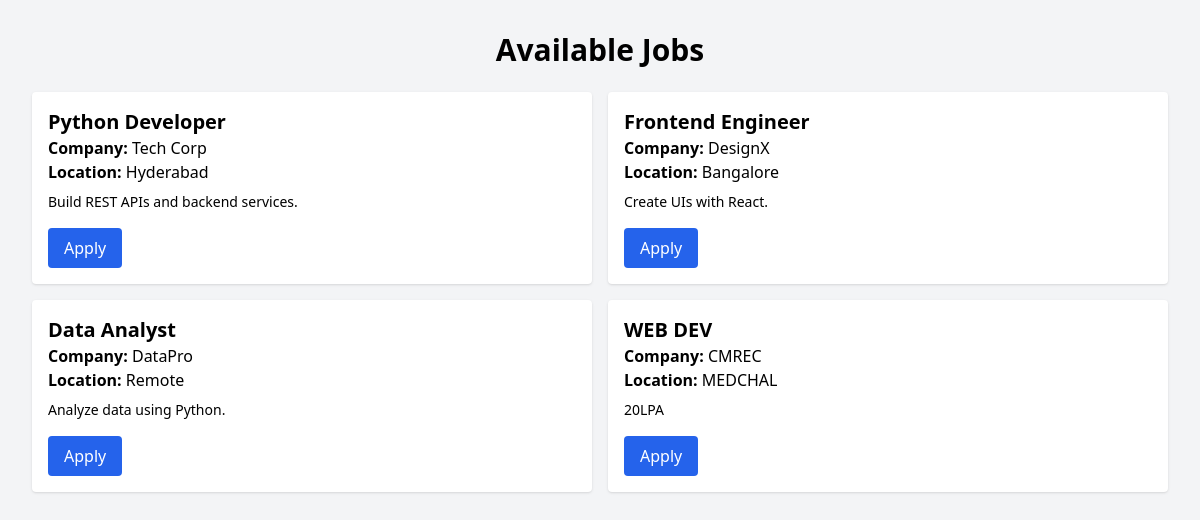
The app's page /job-details (signed in) with its own data.
### app.py (models this page shows)
class Job(db.Model):
    id = db.Column(db.Integer, primary_key=True)
    title = db.Column(db.String(100))
    company = db.Column(db.String(100))
    location = db.Column(db.String(100))
    description = db.Column(db.Text)

### app.py (the view)
@app.route('/job-details')
def job_details():
    if 'user_id' not in session or session['user_type'] != 'job_seeker':
        return redirect(url_for('login'))
    jobs = Job.query.all()
    return render_template('job_details.html', jobs=jobs)

### app.py (called while the page is built)
@app.before_request
def seed_jobs():
    if not Job.query.first():
        jobs = [
            Job(title="Python Developer", company="Tech Corp", location="Hyderabad", description="Build REST APIs and backend services using Flask."),
            Job(title="Frontend Engineer", company="DesignX", location="Bangalore", description="Build beautiful UIs with React and Tailwind CSS."),
            Job(title="Data Analyst", company="DataPro", location="Remote", description="Analyze data trends and create dashboards in Excel/PowerBI."),
        ]
        db.session.add_all(jobs)
        db.session.commit()
        print("\u2705 Dummy jobs added to the database.")

### templates/job_details.html (shortened to what this page needs)
<!DOCTYPE html>
<html lang="en">
<head>
  <script src="https://cdn.tailwindcss.com"></script>
</head>
<body class="p-8 bg-gray-100">
  <h1 class="text-3xl font-bold mb-6 text-center">Available Jobs</h1>
  <div class="grid grid-cols-1 md:grid-cols-2 gap-4">
    {% for job in jobs %}
    <div class="bg-white p-4 rounded shadow">
      <h2 class="text-xl font-bold">{{ job.title }}</h2>
      <p><strong>Company:</strong> {{ job.company }}</p>
      <p><strong>Location:</strong> {{ job.location }}</p>
      <p class="text-sm mt-2">{{ job.description }}</p>
      <form method="POST" action="/apply/{{ job.id }}" class="mt-4">
        <button class="bg-blue-600 text-white px-4 py-2 rounded">Apply</button>
      </form>
    </div>
    {% endfor %}
  </div>
</body>
</html>

### records on screen
Job: title "Python Developer", company "Tech Corp", location "Hyderabad", description "Build REST APIs and backend services."
Job: title "Frontend Engineer", company "DesignX", location "Bangalore", description "Create UIs with React."
Job: title "Data Analyst", company "DataPro", location "Remote", description "Analyze data using Python."
Job: title "WEB DEV", company "CMREC", location "MEDCHAL", description "20LPA"
